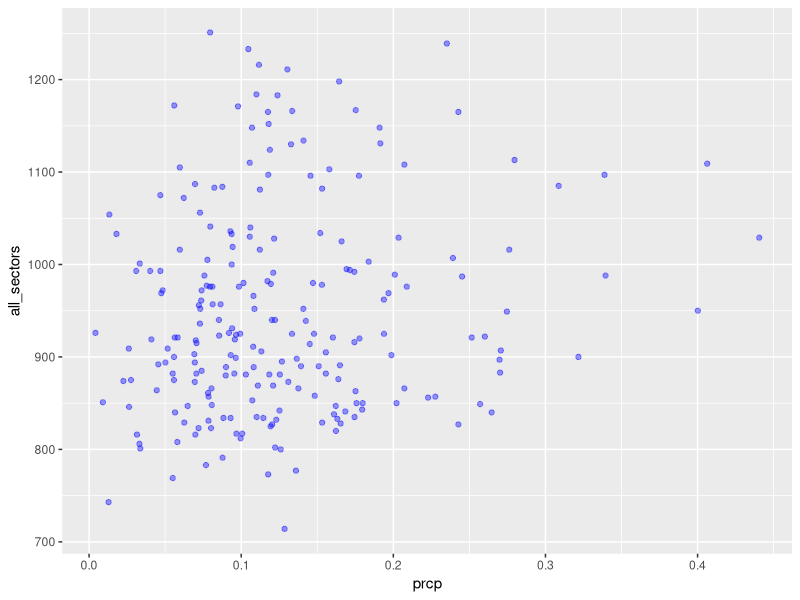
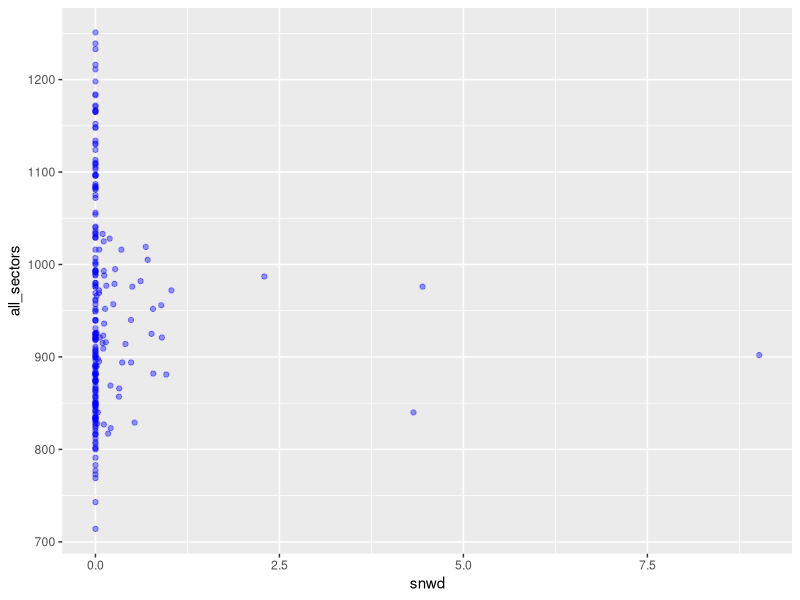
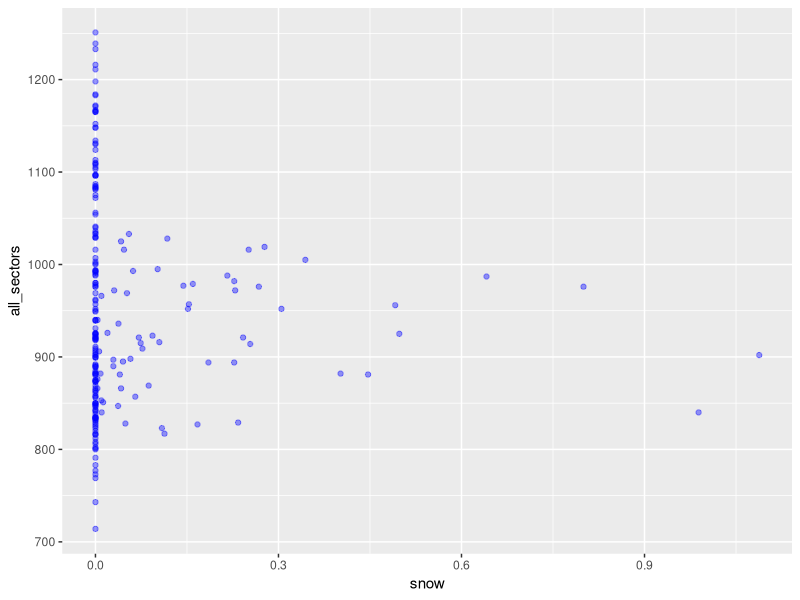
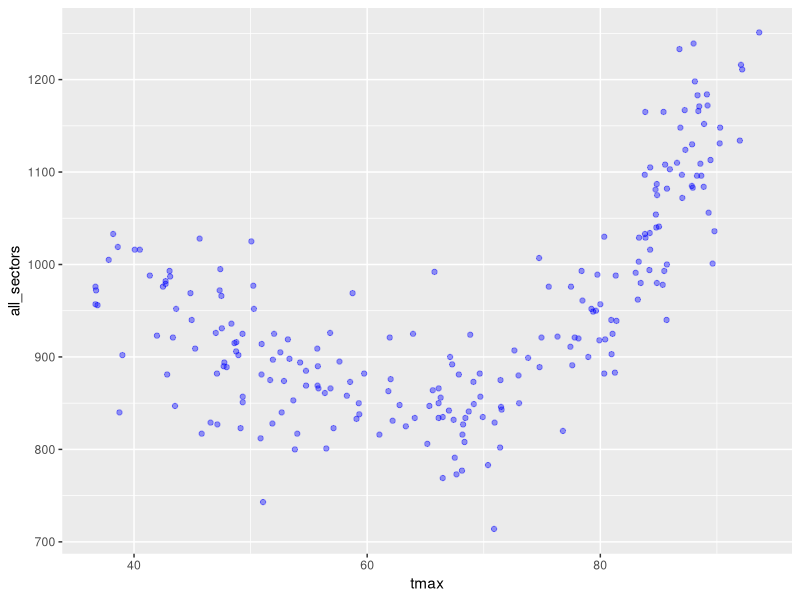
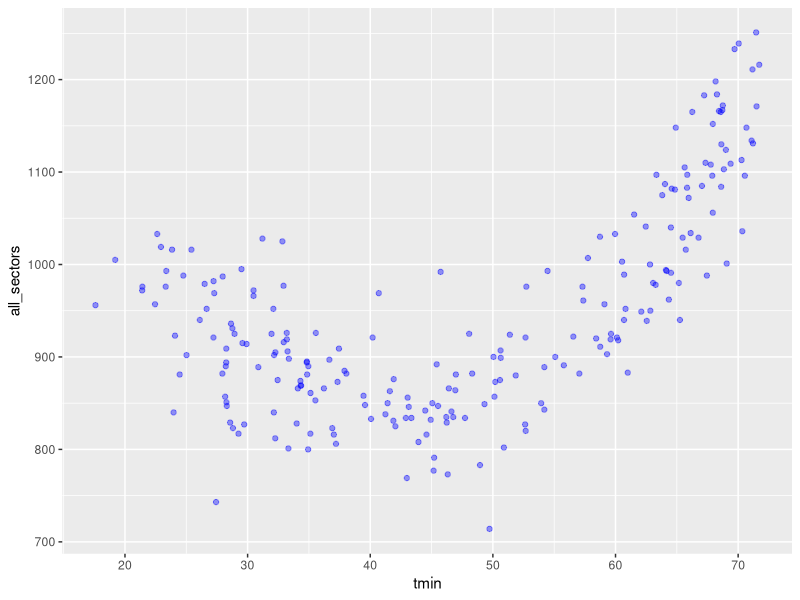
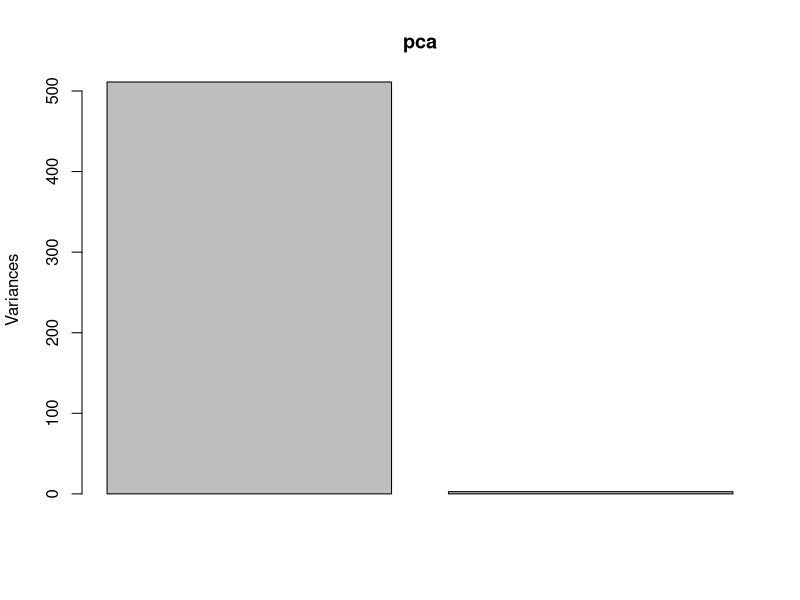
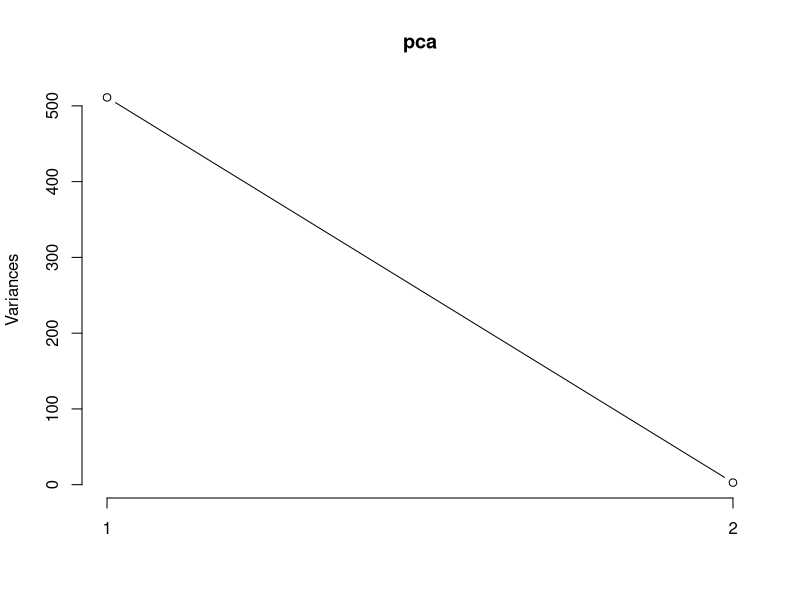
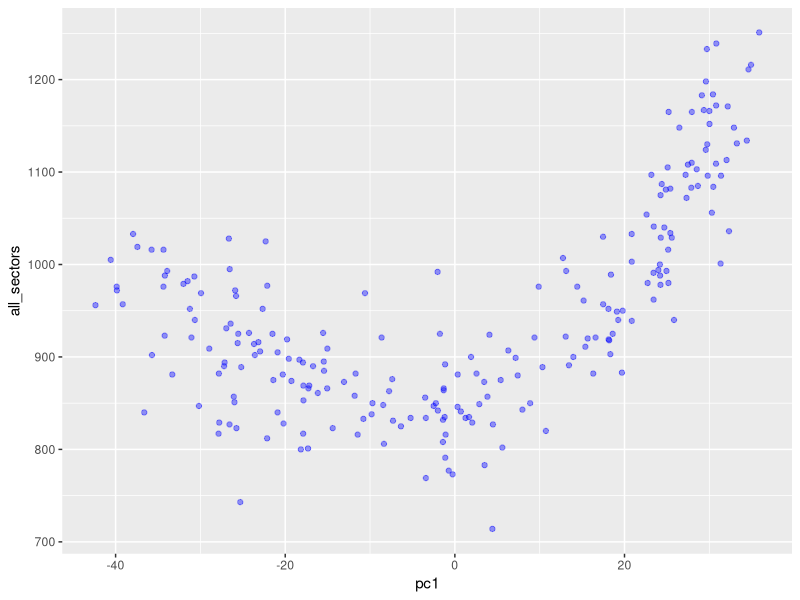

Write R code to recreate these figures, in order.
## EXPLORE OUR DATA & FIT AND ASSESS A SUITABLE MODEL
# Hypothesis: energy demand is driven most significantly by use of heating and AC, which
# is greatest in the hottest summer months and coldest winter months. 

## Plan: 
# 1. Examine some preliminary visualizations:
#    a) Decide what variables to examine.
#    b) Get a sense of what might be a good kind of model.
# 2. Compare and settle on parameters for model of that type. 
# 3. Double check whether any ignored variables might be important after all.

## 1. Exploratory analysis ----
# Import necessary packages & data

library(readr)
library(ggplot2)
library(boot)

# Import the result of joining aggregated weather data with energy sales data: 
sales_weather <- read_csv("sales_weather.csv")

# Create some initial visualizations. 

# Look at how energy demand relates to snowfall, preexisting snow depth, and precipitation:
ggplot(sales_weather, aes(x=prcp, y= all_sectors)) + geom_point(color="blue", alpha=0.4)
ggplot(sales_weather, aes(x=snwd, y= all_sectors)) + geom_point(color="blue", alpha=0.4)
ggplot(sales_weather, aes(x=snow, y= all_sectors)) + geom_point(color="blue", alpha=0.4)
# No obvious patterns here. We can return and reconsider these variables later, but let's 
# move on for now.

# Look at how energy demand relates to temperature. 
# Plot energy demand against the average of min and max temp:
ggplot(sales_weather, aes(x=tmax, y= all_sectors)) + geom_point(color="blue", alpha=0.4)
ggplot(sales_weather, aes(x=tmin, y= all_sectors)) + geom_point(color="blue", alpha=0.4)
# This looks like a polynomial relationship in both cases, so let's plan to consider several polynomial models.


# Min and max temp are likely to be highly correlated, so we should probably look at a linear combination
# of them (principal components regression), so we can capture the effect of each while reducing the number
# of variables we're looking at. Let's verify that tmin and tmax are correlated and make a decision. 
cor(cbind(tmax=sales_weather$tmax, tmin=sales_weather$tmin, demand=sales_weather$all_sectors))
# tmin and tmax are *highly* correlated, each more to the other than to demand. But at ~0.59 tmin is more
# closely related to demand than tmax is (at 0.53).

# Perform Principal Components Analysis (PCA) on tmax and tmin. 
library(psych)
# PCA on the covariance matrix (since tmax & tmin are on the same scale)
pca <- prcomp(sales_weather[,12:13], scale=F)
# View the principal components and their loadings:
pca

# Add the principal components to the dataset as predictors:
sales_weather$pc1 <- pca$x[,1]
sales_weather$pc2 <- pca$x[,2]

# How much of the variance of tmin and tmax does each principal component explain? 
screeplot(pca)
screeplot(pca, npcs = 2, type = "lines")
# Almost all the variance is explained by pc1, so we can probably ignore pc2. 

# Plot energy demand against each principal component:
ggplot(sales_weather, aes(x=pc1, y=all_sectors)) + geom_point(color="blue", alpha=0.4)
ggplot(sales_weather, aes(x=pc2, y=all_sectors)) + geom_point(color="blue", alpha=0.4)
# As with both temperature variables, in the case of p1 we have awhat looks clearly like a polynomial 
# relationship. By contrast, there's no clear relationship between pc2 and energy demand. So we'll
# leave that variable out of our analysis from here on. 


## 2. Identify the best degree for a polynomial model on pc1 ----
# We will use the one-standard-error rule: We'll find the degree i with the smallest 
# estimated RMSE, R, (estimated via cross validation), and the standard error E for R.
# Then find the smallest degree m such that models of degree m have estimated RMSE 
# within E of R. 

# NOTE: Since this is time-series data, cross validation (CV) has to be implemented carefully: 
# the basic idea is, avoid training on the future to predict the past. Also, CV assumes that
# the data points are independent (since the data is partitioned randomly). But this tends not
# to be true of time-series data. Accordingly, I implement the method of "rolling through" the 
# data, as described by Rob J. Hyndman here: https://robjhyndman.com/hyndsight/crossvalidation/
# The goal is to respect the data's temporal structure. 

library(dplyr)

##   2a. Split data into 18 training and testing sets and initialize vectors for later ----
train_sets <- list()
test_sets <- list()

for (yr in (1:18)) {
  
  train_sets[[yr]] <- data.frame(filter(sales_weather, year<=(2000+yr))) # Each training set is the data
                                                                         # for years <= yr.
  
  test_sets[[yr]] <- data.frame(filter(sales_weather, year==(2001+yr))) # Each test set is the data
                                                                        # for the year yr+1.
}

## Initialize vectors cv.rmse and cv.se, and a matrix, errs:
#  A) cv.rmse[i] will give, for each polynomial degree i, the root mean squared error for models of 
#     degree i, estimated by cross validation across 18 training sets (folds). 
#  B) cv.se[i] will give the standard error of cv.rmse[i], estimated over the 18 training sets. 
#  C) The matrix errs gives, for each degree i and training set yr, the estimated RMSE of a degree
#     i model trained on yr. 
#
# NOTE 1: cv.rmse[i] will be calculated as the mean of errs[i,], and cv.se[i] will be the standard 
#         deviation of errs[i,]. With these vectors in hand, we will use the one standard error rule to 
#         choose the degree of our polynomial. 
#
# NOTE 2: If we wanted to ensure that the process of choosing a degree for the polynomial is less
#         vulnerable to outliers, we could instead look at average absolute value of error rather 
#         than RMSE. I haven't explored that yet in this case, but I suspect that the results would be 
#         very similar. 
cv.rmse <- rep(NA,6)
cv.se <- rep(NA,6)
errs <- matrix(NA,6,18)

##   2b. For each degree i, cross-validate an ith degree polynomial model ---- 
#        using our 18 training sets as the cv folds, calculating & storing estimated test RMSEs & their SEs. 

for (i in (1:6)) {
  
  # For each training set yr, fit a degree i model on yr, which comprises all years up to and including
  # the year represented by yr. Test the model on the designated test set and store the test RMSE.
  #
  # NOTE: Normally, for such a small dataset (small n) it would be prudent to repeat this process and 
  #       average the results, to get a more accurate estimate of test RMSE. However, since we are 
  #       using the "rolling" cross validation method, the training sets are not chosen randomly. Hence 
  #       repeating the process would be pointless; we'd get the same results every time, since we'd
  #       be training on exactly the same 18 training sets in each trial. 
  for (yr in (1:18)) {
    
    # Fit an i degree polynomial model on yr. 
    glm.fit <- glm(all_sectors~poly(pc1,i),data=train_sets[[yr]])
    
    # Calculate & store the RMSE using the test dataset comprising yr + 1. 
    errs[i,yr] <- sqrt(mean((predict(glm.fit, test_sets[[yr]]) - test_sets[[yr]]$all_sectors)^2))
  }
  
  # The cv estimated RMSE for each polynomial degree is the average RMSE of models of that degree over
  # all test sets. 
  cv.rmse[i] <- mean(errs[i,])
  
  # For each degree i, the standard error of the cv estimated RMSE for models of degree i is the standard 
  # deviation of estimated RMSEs for models of that degree, across all trials. (Here we assume that these
  # estimated RMSEs follow a normal distribution. But even if not, our answer won't be far off.) 
  cv.se[i] <- sd(errs[i,])
}

##   2c. Implement the one standard error rule to choose the degree for our polynomial model ----
#        We'll identify the degree i with smallest estimated MSE, and the standard error se for 
#        estimated cross validation MSE for models of degree i. Then we'll pick the degree whose 
#        estimated MSE is within se of i's estimated cross validation MSE. 
cv.rmse
cv.se
# Here the degree with smallest estimated RMSE is 3, with RMSE ~53.09. The standard error for RMSE for 
# models of degree 3 is ~20.66. The smallest degree with MSE within 20.66 of 53.09 is  2, with RMSE of 54.15. 
# So by the one standard error rule, we should go with a quadratic model. 

##   2d. Plot favored model (quadratic) against our data points & see if it looks reasonable to naked eye ----
glm.fit <- glm(all_sectors~poly(pc1,2),data=sales_weather)
ggplot(data=sales_weather, aes(x=pc1, y=all_sectors)) + geom_point(color="blue",alpha=0.4) +
  geom_line(aes(x=pc1,y=predict(glm.fit)),color="red")
# This plot looks intuitively like a good fit for the data. 
plot(glm.fit)
# The residual plot looks very good.

## 3. Double check to make sure we didn't ignore any important variables other than pc1 and temperature ----
glm.more <- glm(all_sectors~poly(pc1,3)+prcp+snow+snwd, data=sales_weather)
summary(glm.more)
# The p values for precipitation, snow, and snow depth are all greater than 0.47, so we can be
# confident that none of these variables is very important. 